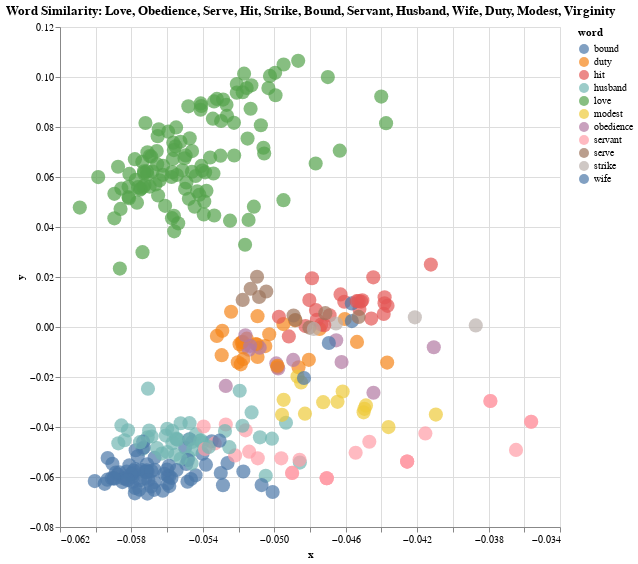

The cell this chart's notebook holds for it:
### Code cell
# List of keywords that you want to compare
keywords = ['love', 'obedience', 'serve','hit','strike','bound','servant','husband','wife','duty','modest','virginity']

# How to color the points in the plot. The other option is "period" for time period
color_by = 'word'

# Get all word positions
word_positions = get_word_positions(keywords)

# Get all contexts around the words
keyword_contexts = []
keyword_contexts_tokens = []
words = []

for position in word_positions:
  words.append(word_lookup[all_word_ids[position]])
  keyword_contexts.append(get_context_clean(position))
  keyword_contexts_tokens.append(get_context(position))

# Reduce word vectors with PCA
pca = PCA(n_components=2)
pca.fit(all_word_vectors[word_positions,:].T)

# Make a DataFrame with PCA results
df_2 = pd.DataFrame({"x": pca.components_[0,:], "y": pca.components_[1,:],
                   "context": keyword_contexts, "tokens": keyword_contexts_tokens, "word": words})
# Match original text and metadata
#df_2[['title', 'author', 'period', 'link']] = df_2.apply(find_original_poem, axis='columns', result_type='expand')
#df_2[['title', 'author', 'period', 'link']] = df_2.apply(find_original_poem)

# Rename columns so that the context shows up as the "title" in the tooltip (bigger and bolded)
#df_2 = df_2.rename(columns={'title': 'poem_title', 'context': 'title'})

# Match original text and metadata
df_2[['title', 'speaker_gender', 'speaker', 'act']] = df_2.apply(find_original_poem, axis='columns', result_type='expand')

# Rename columns so that the context shows up as the "title" in the tooltip (bigger and bolded)
df_2 = df_2.rename(columns={'title': 'poem_title', 'context': 'title'})


# Make the plot
alt.Chart(df_2, title=f"Word Similarity: {', '.join(keywords).title()}").mark_circle(size=200).encode(
    alt.X('x',
        scale=alt.Scale(zero=False)
    ), y="y",
    color= color_by,
    tooltip=['title','speaker_gender', 'speaker', 'act', 'poem_title']
    ).interactive().properties(
    width=500,
    height=500
)
    
    #do the same but seperate out the two texts?

### Figure 1 — Vega-Lite specification as saved in the notebook (floating-point values rounded to 4 significant figures; data arrays with more than 128 entries replaced by an {"elided": "..."} marker saying what was removed)
{"config": {"view": {"continuousWidth": 400, "continuousHeight": 300}}, "data": {"name": "data-cc6d0ca7e4aa5be4f45f178a2bc136f0"}, "mark": {"type": "circle", "size": 200}, "encoding": {"color": {"field": "word", "type": "nominal"}, "tooltip": [{"field": "title", "type": "nominal"}, {"field": "speaker_gender", "type": "nominal"}, {"field": "speaker", "type": "nominal"}, {"field": "act", "type": "quantitative"}, {"field": "poem_title", "type": "nominal"}], "x": {"field": "x", "scale": {"zero": false}, "type": "quantitative"}, "y": {"field": "y", "type": "quantitative"}}, "height": 500, "selection": {"selector031": {"type": "interval", "bind": "scales", "encodings": ["x", "y"]}}, "title": "Word Similarity: Love, Obedience, Serve, Hit, Strike, Bound, Servant, Husband, Wife, Duty, Modest, Virginity", "width": 500, "$schema": "https://vega.github.io/schema/vega-lite/v4.17.0.json", "datasets": {"data-cc6d0ca7e4aa5be4f45f178a2bc136f0": {"elided": "358 records"}}}
